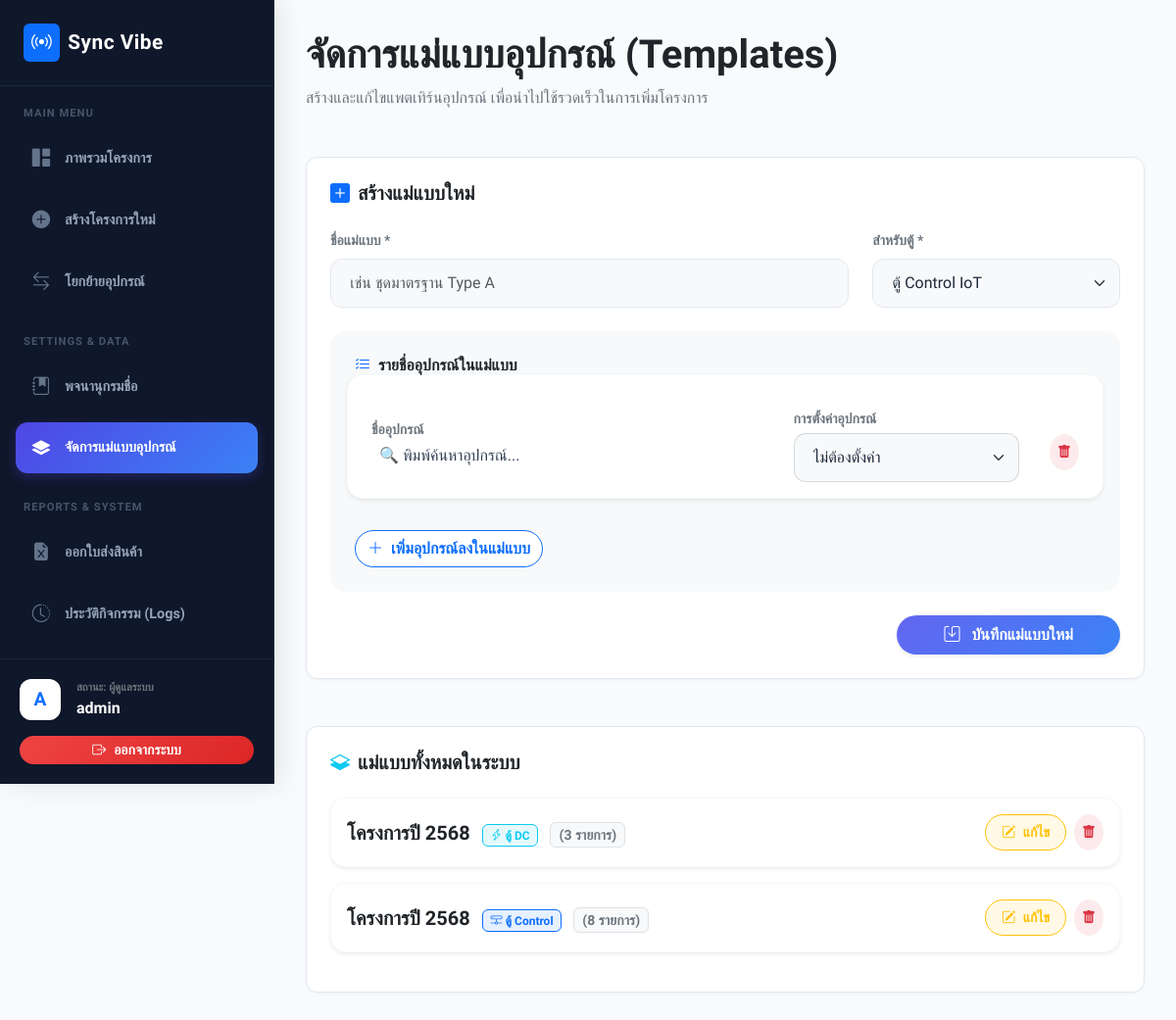
/manage_templates.php (signed in), run on the app's committed database.
### tables this page shows
CREATE TABLE `equipment_templates` (
  `id` int(11) NOT NULL,
  `template_name` varchar(255) NOT NULL,
  `cabinet_type` enum('control_iot','dc_iot') NOT NULL,
  `created_at` timestamp NOT NULL DEFAULT current_timestamp()
);

### manage_templates.php (the view, shortened to what this page needs)
<?php
require_once 'config.php'; check_login();
$templates =$conn->query("SELECT t.*, COUNT(i.id) as item_count FROM equipment_templates t LEFT JOIN template_items i ON t.id = i.template_id GROUP BY t.id ORDER BY t.id DESC");
?>
<!DOCTYPE html>
<html lang="th">
<head>
    <link href="https://cdn.jsdelivr.net/npm/bootstrap@5.3.2/dist/css/bootstrap.min.css" rel="stylesheet">
    <link href="https://cdn.jsdelivr.net/npm/bootstrap-icons@1.11.1/font/bootstrap-icons.css" rel="stylesheet">
    <link href="https://cdn.jsdelivr.net/npm/select2@4.1.0-rc.0/dist/css/select2.min.css" rel="stylesheet" />
    <link href="https://cdn.jsdelivr.net/npm/select2-bootstrap-5-theme@1.3.0/dist/select2-bootstrap-5-theme.min.css" rel="stylesheet" />
    <link rel="stylesheet" href="style.css">
</head>
<body>
    <div class="app-container">
        <?php include 'sidebar.php'; ?>
        <main class="main-content">
            <div class="mb-5 animate-fade-up">
                <h2 class="fw-bold m-0 text-dark display-6">จัดการแม่แบบอุปกรณ์ (Templates)</h2>
                <p class="text-secondary m-0 mt-2">สร้างและแก้ไขแพตเทิร์นอุปกรณ์ เพื่อนำไปใช้รวดเร็วในการเพิ่มโครงการ</p>
            </div>
            <div class="card-clean p-4 mb-5 animate-fade-up" style="animation-delay: 0.1s;">
                <h5 class="fw-bold text-dark mb-4"><i class="bi bi-plus-square-fill text-primary me-2"></i>สร้างแม่แบบใหม่</h5>
                <form action="save_template.php" method="POST">
                    <div class="row g-4 mb-4">
                        <div class="col-md-8">
                            <label class="form-label text-secondary fw-bold small">ชื่อแม่แบบ *</label>
                            <input type="text" name="template_name" class="form-control bg-light" required placeholder="เช่น ชุดมาตรฐาน Type A">
                        </div>
                        <div class="col-md-4">
                            <label class="form-label text-secondary fw-bold small">สำหรับตู้ *</label>
                            <select name="cabinet_type" class="form-select bg-light" required>
                                <option value="control_iot">ตู้ Control IoT</option>
                            </select>
                        </div>
                    </div>
                    <div class="p-4 bg-light rounded-4 border border-light">
                        <h6 class="fw-bold text-dark mb-3"><i class="bi bi-list-check me-2 text-primary"></i>รายชื่ออุปกรณ์ในแม่แบบ</h6>
                        <div id="template_item_list"></div>
                        <button type="button" class="btn btn-outline-primary rounded-pill mt-3 fw-bold bg-white" onclick="addTemplateItemRow('template_item_list')"><i class="bi bi-plus-lg me-1"></i> เพิ่มอุปกรณ์ลงในแม่แบบ</button>
                    </div>
                    <div class="text-end mt-4">
                        <button type="submit" class="btn btn-primary px-5 py-2 rounded-pill fw-bold shadow-sm"><i class="bi bi-save me-2"></i> บันทึกแม่แบบใหม่</button>
                    </div>
                </form>
            </div>
            <div class="card-clean p-4 animate-fade-up" style="animation-delay: 0.2s;">
                <h5 class="fw-bold text-dark mb-4"><i class="bi bi-layers-half text-info me-2"></i>แม่แบบทั้งหมดในระบบ</h5>
                <?php if ($templates->num_rows > 0): ?>
                    <?php while($tpl =$templates->fetch_assoc()): ?>
                        <div class="d-flex justify-content-between align-items-center p-3 mb-3 bg-white rounded-4 border border-light shadow-sm" style="transition: transform 0.2s; cursor:default;" onmouseover="this.style.transform='translateX(5px)'" onmouseout="this.style.transform='translateX(0)'">
                            <div>
                                <strong class="text-dark fs-5 me-2"><?= htmlspecialchars($tpl['template_name']) ?></strong>
                                <span class="badge <?= $tpl['cabinet_type'] === 'control_iot' ? 'bg-primary bg-opacity-10 text-primary border border-primary' : 'bg-info bg-opacity-10 text-info border border-info' ?>">
                                    <?= $tpl['cabinet_type'] === 'control_iot' ? '<i class="bi bi-hdd-network"></i> ตู้ Control' : '<i class="bi bi-lightning-charge"></i> ตู้ DC' ?>
                                </span>
                                <small class="text-secondary fw-bold ms-2 bg-light px-2 py-1 rounded border">(<?= $tpl['item_count'] ?> รายการ)</small>
                            </div>
                            <div class="d-flex gap-2">
                                <button type="button" class="btn btn-sm btn-outline-warning text-warning border-warning bg-warning bg-opacity-10 rounded-pill px-3 fw-bold" onclick="openEditModal(<?= $tpl['id'] ?>, '<?= addslashes(htmlspecialchars($tpl['template_name'])) ?>', '<?=$tpl['cabinet_type'] ?>')">
                                    <i class="bi bi-pencil-square me-1"></i> แก้ไข
                                </button>
                                <form action="save_template.php" method="POST" onsubmit="return confirm('ยืนยันลบแม่แบบนี้ใช่หรือไม่?');" class="m-0">
                                    <button type="submit" class="btn btn-sm btn-outline-danger border-0 bg-danger bg-opacity-10 text-danger rounded-circle p-2" title="ลบแม่แบบ">
                                        <i class="bi bi-trash-fill"></i>
                                    </button>
                                </form>
                            </div>
                        </div>
                    <?php endwhile; ?>
                <?php endif; ?>
            </div>
        </main>
    </div>
</body>
</html>

### style.css (style rules this page uses)
body { background-color: #f6f8fd; color: #1e293b; font-family: 'Prompt', sans-serif; min-height: 100vh; margin: 0; overflow-x: hidden; position: relative; }
.app-container { display: flex; min-height: 100vh; width: 100%; position: relative; z-index: 1; }
.main-content { margin-left: 280px; flex-grow: 1; padding: 3rem 4rem; max-width: 1600px; }
.animate-fade-up { animation: fadeUp 0.6s cubic-bezier(0.16, 1, 0.3, 1) forwards; opacity: 0; }
.btn-primary { background: linear-gradient(135deg, #6366f1 0%, #3b82f6 100%); border: none; border-radius: 12px; font-weight: 600; padding: 0.7rem 1.8rem; box-shadow: 0 6px 15px rgba(99, 102, 241, 0.3); transition: all 0.3s ease; color: #fff; }
.form-control, .form-select, .input-group-text { background-color: #f8fafc; border: 1px solid #e2e8f0; color: #1e293b; border-radius: 12px; padding: 0.75rem 1.2rem; font-weight: 400; }

### manage_templates.php (style rules this page uses)
body { background-color: #f8fafc; color: #334155; }
.card-clean { background: #ffffff; border: 1px solid #e2e8f0; border-radius: 12px; box-shadow: 0 1px 3px rgba(0,0,0,0.04); margin-bottom: 1.5rem; }

### sidebar.php (style rules this page uses)
.main-content { margin-left: 280px; padding: 2rem; min-height: 100vh; }

### data on the page
equipment_templates: template_name "โครงการปี 2568", cabinet_type "dc_iot" (drawn), item_count "3"
equipment_templates: template_name "โครงการปี 2568", cabinet_type "control_iot" (drawn), item_count "8"

### other printed values
substr($_SESSION['username'], 0, 1) "A"
$_SESSION['username'] "admin"
